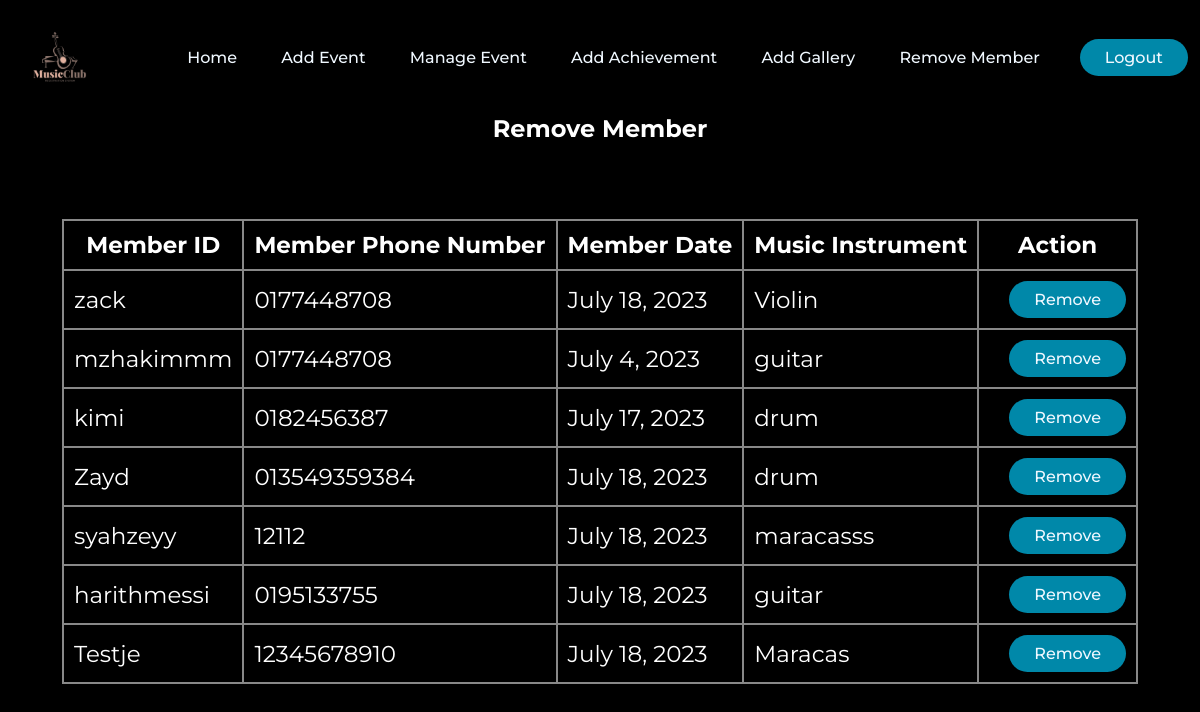
Page /managemember/ on the committed database.
### homepage/models.py (models this page shows, shortened)
class Membership(models.Model):
    memberid = models.CharField(max_length=20)
    student_id = models.OneToOneField(CustomUser,on_delete=models.CASCADE,primary_key=True)
    membernohp = models.CharField(max_length=15)
    memberdate = models.DateField(auto_now=True)
    musicinstrument = models.CharField(max_length=50)

### homepage/views.py (the view)
# urls.py: path('managemember/', views.managemember, name='managemember'),
def managemember(request):
    members = Membership.objects.all()
    return render(request, 'managemember.html', {'members': members})

### homepage/templates/managemember.html (shortened to what this page needs)
<!DOCTYPE html>
<html lang="en">
{% load static %}
<head>
</head>
</head>
<body>
<header>
  <img class="logo" src="{% static 'image/logomusicclub.png' %}" alt="">
  <nav>
      <ul class="nav_links">
          <li><a href="{% url 'adminhomepage' %}">Home</a></li>
          <li><a href="{% url 'addevents' %}">Add Event</a></li>
          <li><a href="{% url 'manageevents' %}">Manage Event</a></li>
          <li><a href="{% url 'addachievement' %}">Add Achievement</a></li>
          <li><a href="{% url 'achievement' %}">Add Gallery</a></li>
          <li><a href="{% url 'managemember' %}">Remove Member</a></li>
      </ul>
  </nav>
  <a class="cta" href="{% url 'loginpage' %}"><button>Logout</button></a>
</header>
<h2>Remove Member</h2><br><br><br><br>
<table>
  <tr>
      <th>Member ID</th>
      <th>Member Phone Number</th>
      <th>Member Date</th>
      <th>Music Instrument</th>
      <th>Action</th>
  </tr>
  {% for member in members %}
  <tr>
      <td>{{ member.memberid }}</td>
      <td>{{ member.membernohp }}</td>
      <td>{{ member.memberdate }}</td>
      <td>{{ member.musicinstrument }}</td>
      <td>
          <form id="delete-form-{{ member.memberid }}" method="post" action="{% url 'delete_member' member.memberid %}">
              <button type="button" class="delete-btn" onclick="confirmDelete('{{ member.memberid }}')">Remove</button>
          </form>
      </td>
  </tr>
  {% empty %}
  <tr>
      <td colspan="5">No members found.</td>
  </tr>
  {% endfor %}
</table>
</body>
</html>
</body>

### homepage/templates/managemember.html (style rules this page uses)
table { font-size: 23px; color: white; background-color: #888888; margin: 0 auto; }
table th, table td { padding: 10px; }
h2 { color: white; text-align: center; }
* { box-sizing: border-box; margin: 0; padding: 0; background-color: black; position: relative; font-family: "Montserrat", sans-serif; }
li, a, button { font-family: "Montserrat", sans-serif; font-weight: 500; font-size: 16px; color: aliceblue; text-decoration: none; }
header { display: flex; justify-content: space-between; align-items: center; padding: 30px 10%; background-color: rgb(0, 0, 0); padding: 1%; }
.logo { cursor: pointer; margin-right: auto; height: 90px; }
.nav_links { list-style: none; }
.nav_links li { display: inline-block; padding: 0px 20px; }
.nav_links li a { transition: all 0.3s ease 0s; }
button { margin-left: 20px; padding: 9px 25px; background-color: rgba(0, 136, 169, 1); border: none; border-radius: 50px; cursor:pointer; transition: all 0.3s ease 0s; }

### rows in the picture
Membership: memberid "zack", membernohp "0177448708", memberdate "July 18, 2023", musicinstrument "Violin"
Membership: memberid "mzhakimmm", membernohp "0177448708", memberdate "July 4, 2023", musicinstrument "guitar"
Membership: memberid "kimi", membernohp "0182456387", memberdate "July 17, 2023", musicinstrument "drum"
Membership: memberid "Zayd", membernohp "013549359384", memberdate "July 18, 2023", musicinstrument "drum"
Membership: memberid "syahzeyy", membernohp "12112", memberdate "July 18, 2023", musicinstrument "maracasss"
Membership: memberid "harithmessi", membernohp "0195133755", memberdate "July 18, 2023", musicinstrument "guitar"
Membership: memberid "Testje", membernohp "12345678910", memberdate "July 18, 2023", musicinstrument "Maracas"
